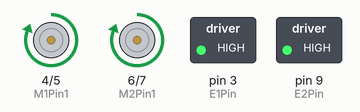
Simulated run of this sketch. Board: Arduino Uno, built with avr-gcc and run on an emulated ATmega328P. Shown: motor-driver pin pairs drawn as motors (green arrow = first pin HIGH = forward, orange = second pin HIGH = backward, longer = more drive), switched loads named in the sketch (green lamp = pin HIGH).

Above: at 1.0 s.
At 3.0 s:
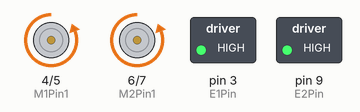
At 5.0 s:
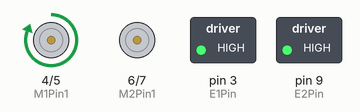
At 7.0 s:
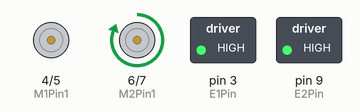
At 9.0 s:
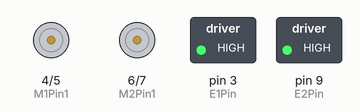
Timing chart, 0 to 11.5 s (numbered marks = the images above):
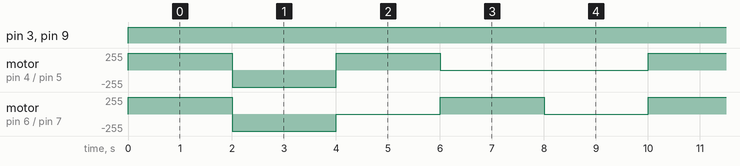

The sketch:

DC_motor.ino
```cpp
#include "DC_motor.h"

#define M1Pin1 4
#define M1Pin2 5
#define M2Pin1 6
#define M2Pin2 7
#define E1Pin 3
#define E2Pin 9

DC_motor dc_motor(M1Pin1, M1Pin2, E1Pin, M2Pin1, M2Pin2, E2Pin);

void setup()
{
    pinMode(M1Pin1, OUTPUT);
    pinMode(M1Pin2, OUTPUT);
    pinMode(E1Pin, OUTPUT);
    pinMode(M2Pin1, OUTPUT);
    pinMode(M2Pin2, OUTPUT);
    pinMode(E2Pin, OUTPUT);
}

void loop()
{
    dc_motor.go_ahead(255);
    delay(2000);
    dc_motor.back(255);
    delay(2000);
    dc_motor.turn_left(255);
    delay(2000);
    dc_motor.turn_right(255);
    delay(2000);
    dc_motor.stop();
    delay(2000);
}
```

DC_motor.cpp
```cpp
#include "Arduino.h"
#include "DC_motor.h"

DC_motor::DC_motor(int M1Pin1, int M1Pin2, int E1Pin, int M2Pin1, int M2Pin2, int E2Pin)
{
    this->M1Pin1 = M1Pin1;
    this->M1Pin2 = M1Pin2;
    this->E1Pin = E1Pin;
    this->M2Pin1 = M2Pin1;
    this->M2Pin2 = M2Pin2;
    this->E2Pin = E2Pin;
}

void DC_motor::go_ahead(byte speed)
{
    digitalWrite(this->M1Pin1, HIGH);
    digitalWrite(this->M1Pin2, LOW);
    digitalWrite(this->M2Pin1, HIGH);
    digitalWrite(this->M2Pin2, LOW);
    analogWrite(this->E1Pin, speed);
    analogWrite(this->E2Pin, speed);
}

void DC_motor::back(byte speed)
{
    digitalWrite(this->M1Pin1, LOW);
    digitalWrite(this->M1Pin2, HIGH);
    digitalWrite(this->M2Pin1, LOW);
    digitalWrite(this->M2Pin2, HIGH);
    analogWrite(this->E1Pin, speed);
    analogWrite(this->E2Pin, speed);
}

void DC_motor::turn_right(byte speed)
{
    digitalWrite(this->M1Pin1, LOW);
    digitalWrite(this->M1Pin2, LOW);
    digitalWrite(this->M2Pin1, HIGH);
    digitalWrite(this->M2Pin2, LOW);
    analogWrite(this->E2Pin, speed);
}

void DC_motor::turn_left(byte speed)
{
    digitalWrite(this->M1Pin1, HIGH);
    digitalWrite(this->M1Pin2, LOW);
    digitalWrite(this->M2Pin1, LOW);
    digitalWrite(this->M2Pin2, LOW);
    analogWrite(this->E1Pin, speed);
}

void DC_motor::stop()
{
    digitalWrite(this->M1Pin1, LOW);
    digitalWrite(this->M1Pin2, LOW);
    digitalWrite(this->M2Pin1, LOW);
    digitalWrite(this->M2Pin2, LOW);
}
```

DC_motor.h
```cpp
#include "Arduino.h"

#ifndef DC_MOTOR_H
#define DC_MOTOR_H

void test();

class DC_motor
{
private:
    int M1Pin1, M1Pin2, E1Pin, M2Pin1, M2Pin2, E2Pin;
public:
    DC_motor(int M1Pin1, int M1Pin2, int E1Pin, int M2Pin1, int M2Pin2, int E2Pin);
    void turn_left(byte speed);
    void turn_right(byte speed);
    void go_ahead(byte speed);
    void back(byte speed);
    void stop();
};

#endif //DC_MOTOR_H
```

Measured:
- by itself, pin 3 (E1Pin), pin 9 (E2Pin): LOW → HIGH at 0.00 s
- by itself, motor on pin 6 (M2Pin1) / pin 7 (M2Pin2): repeats every 10.0 s: backward 255/255 2.0 s, 2 × (stopped 2.0 s, forward 255/255 2.0 s)
- by itself, motor on pin 4 (M1Pin1) / pin 5 (M1Pin2): repeats every 10.0 s: backward 255/255 2.0 s, forward 255/255 2.0 s, stopped 4.0 s, forward 255/255 2.0 s
